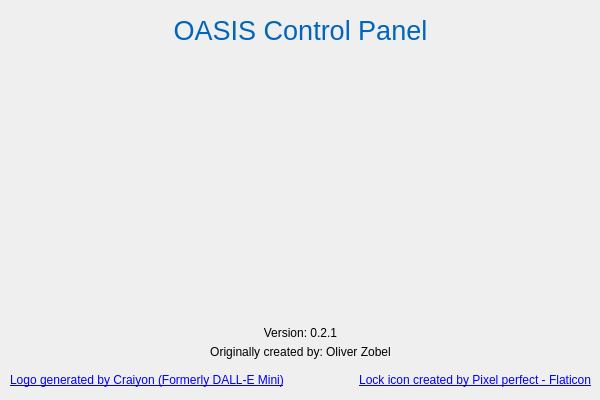
<?xml version="1.0" encoding="UTF-8"?>
<ui version="4.0">
 <class>Dialog</class>
 <widget class="QDialog" name="Dialog">
  <property name="geometry">
   <rect>
    <x>0</x>
    <y>0</y>
    <width>600</width>
    <height>400</height>
   </rect>
  </property>
  <property name="sizePolicy">
   <sizepolicy hsizetype="Fixed" vsizetype="Fixed">
    <horstretch>0</horstretch>
    <verstretch>0</verstretch>
   </sizepolicy>
  </property>
  <property name="minimumSize">
   <size>
    <width>600</width>
    <height>400</height>
   </size>
  </property>
  <property name="maximumSize">
   <size>
    <width>600</width>
    <height>400</height>
   </size>
  </property>
  <property name="contextMenuPolicy">
   <enum>Qt::NoContextMenu</enum>
  </property>
  <property name="windowTitle">
   <string>About OASIS Control Panel</string>
  </property>
  <widget class="QLabel" name="label">
   <property name="geometry">
    <rect>
     <x>0</x>
     <y>10</y>
     <width>601</width>
     <height>41</height>
    </rect>
   </property>
   <property name="font">
    <font>
     <pointsize>20</pointsize>
    </font>
   </property>
   <property name="cursor">
    <cursorShape>ArrowCursor</cursorShape>
   </property>
   <property name="text">
    <string>&lt;html&gt;&lt;head/&gt;&lt;body&gt;&lt;p&gt;&lt;span style=&quot; color:#0065bd;&quot;&gt;OASIS Control Panel&lt;/span&gt;&lt;/p&gt;&lt;/body&gt;&lt;/html&gt;</string>
   </property>
   <property name="alignment">
    <set>Qt::AlignCenter</set>
   </property>
   <property name="textInteractionFlags">
    <set>Qt::NoTextInteraction</set>
   </property>
  </widget>
  <widget class="QLabel" name="label_3">
   <property name="geometry">
    <rect>
     <x>0</x>
     <y>340</y>
     <width>601</width>
     <height>25</height>
    </rect>
   </property>
   <property name="text">
    <string>&lt;html&gt;&lt;head/&gt;&lt;body&gt;&lt;p&gt;Originally created by: Oliver Zobel&lt;/p&gt;&lt;/body&gt;&lt;/html&gt;</string>
   </property>
   <property name="alignment">
    <set>Qt::AlignCenter</set>
   </property>
  </widget>
  <widget class="QLabel" name="label_4">
   <property name="geometry">
    <rect>
     <x>0</x>
     <y>320</y>
     <width>601</width>
     <height>25</height>
    </rect>
   </property>
   <property name="text">
    <string>Version: 0.2.1</string>
   </property>
   <property name="alignment">
    <set>Qt::AlignCenter</set>
   </property>
  </widget>
  <widget class="QLabel" name="label_8">
   <property name="geometry">
    <rect>
     <x>290</x>
     <y>370</y>
     <width>301</width>
     <height>21</height>
    </rect>
   </property>
   <property name="text">
    <string>&lt;a href=&quot;https://www.flaticon.com/de/kostenlose-icons/sperren&quot; title=&quot;sperren Icons&quot;&gt;Lock icon created by Pixel perfect - Flaticon&lt;/a&gt;</string>
   </property>
   <property name="alignment">
    <set>Qt::AlignRight|Qt::AlignTrailing|Qt::AlignVCenter</set>
   </property>
  </widget>
  <widget class="QLabel" name="label_2">
   <property name="geometry">
    <rect>
     <x>170</x>
     <y>60</y>
     <width>256</width>
     <height>256</height>
    </rect>
   </property>
   <property name="contextMenuPolicy">
    <enum>Qt::CustomContextMenu</enum>
   </property>
   <property name="text">
    <string/>
   </property>
   <property name="pixmap">
    <pixmap resource="UI_resources.qrc">:/Icons/resources/icons/256x256.png</pixmap>
   </property>
   <property name="scaledContents">
    <bool>true</bool>
   </property>
  </widget>
  <widget class="QLabel" name="label_5">
   <property name="geometry">
    <rect>
     <x>10</x>
     <y>370</y>
     <width>291</width>
     <height>21</height>
    </rect>
   </property>
   <property name="text">
    <string>&lt;a href=&quot;https://www.craiyon.com/&quot; title=&quot;Craiyon&quot;&gt;Logo generated by Craiyon (Formerly DALL-E Mini)&lt;/a&gt;</string>
   </property>
  </widget>
 </widget>
 <resources>
  <include location="UI_resources.qrc"/>
 </resources>
 <connections/>
</ui>
